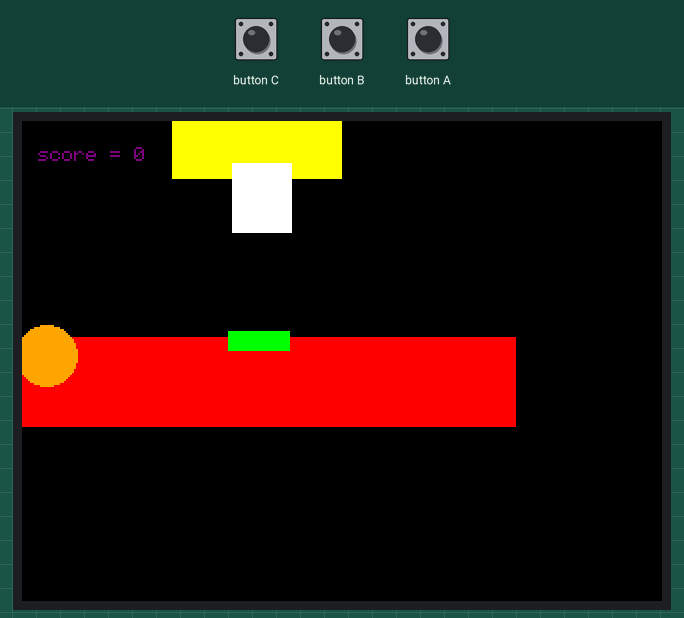
Recording of a program running on a simulated ESP32-S3. On the bench: 320×240 colour display. The inputs (shaded band) are chosen by the test bench.

Above: at 0.34 s.
At 1.3 s:
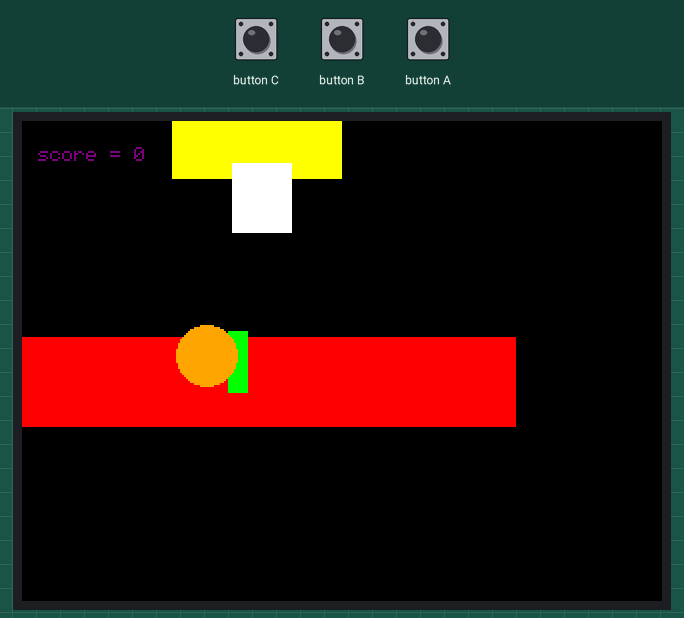
1.4 s: button C pressed for 1.55 s
At 3.41 s:
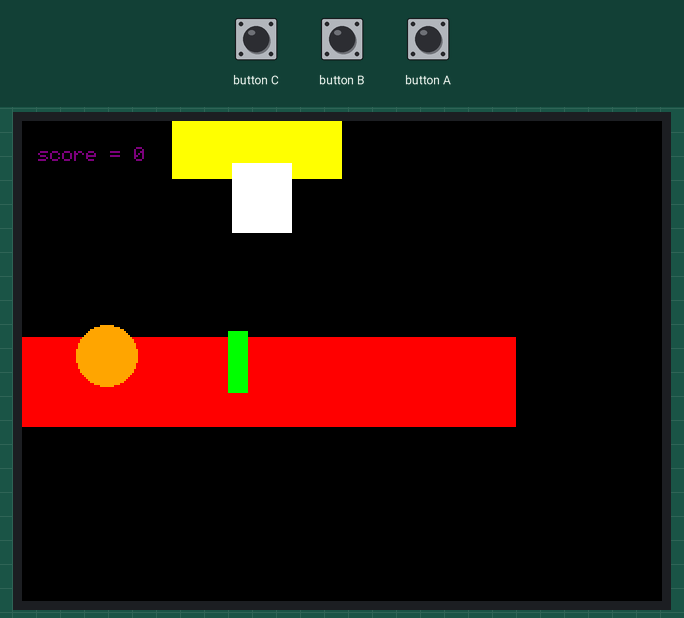
Timing chart, 0 to 4.9 s (numbered marks = the images above; inputs shaded):
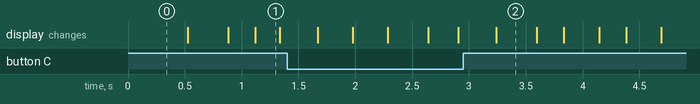

The program:

main.cpp
```cpp
#include <iostream>
#include <Arduino.h>
#include <M5Unified.h>
#include <M5Cardputer.h>
#include <chrono>
#include <thread>


M5Canvas canvas(&M5Cardputer.Display);
int x = 12;
int y = 117;
int score = 0;
bool buttonPressed = false;
// put function declarations here:
int myFunction(int, int);


void setup() {
  auto cfg = M5.config();
  M5Cardputer.begin(cfg, true);
  M5Cardputer.Display.setRotation(1);
  M5Cardputer.Display.setTextSize(1);
  M5Cardputer.Display.setTextColor(PURPLE);
  M5Cardputer.Display.setCursor(8, 13);
  M5Cardputer.Display.printf("score = %d", score);
  M5Cardputer.Display.drawRect(75, 0, 85, 29, YELLOW);
  M5Cardputer.Display.fillRect(75, 0, 85, 29, YELLOW);
  M5Cardputer.Display.drawRect(105, 21, 30, 35, WHITE);
  M5Cardputer.Display.fillRect(105, 21, 30, 35, WHITE);
  M5Cardputer.Display.drawRect(-5, 108, 252, 45, RED);
  M5Cardputer.Display.fillRect(-5, 108, 252, 45, RED);
  M5Cardputer.Display.drawRect(103, 105, 31, 10, GREEN);
  M5Cardputer.Display.fillRect(103, 105, 31, 10, GREEN);
  M5Cardputer.Display.drawCircle(12, 117, 15, BLACK);
  M5Cardputer.Display.fillCircle(12, 117, 15, ORANGE);

}


void loop() {
  // put your main code here, to run repeatedly:
  M5Cardputer.update();
  std::this_thread::sleep_for(std::chrono::milliseconds(25));
  M5Cardputer.Display.clearDisplay();
  M5Cardputer.Display.setCursor(8, 13);
  M5Cardputer.Display.printf("score = %d", score);
  M5Cardputer.Display.drawRect(75, 0, 85, 29, YELLOW);
  M5Cardputer.Display.fillRect(75, 0, 85, 29, YELLOW);
  M5Cardputer.Display.drawRect(105, 21, 30, 35, WHITE);
  M5Cardputer.Display.fillRect(105, 21, 30, 35, WHITE);
  M5Cardputer.Display.drawRect(-5, 108, 252, 45, RED);
  M5Cardputer.Display.fillRect(-5, 108, 252, 45, RED);
  M5Cardputer.Display.drawRect(103, 105, 10, 31, GREEN);
  M5Cardputer.Display.fillRect(103, 105, 10, 31, GREEN);
  M5Cardputer.Display.drawCircle(22, 117, 15, BLACK);
  M5Cardputer.Display.fillCircle(22, 117, 15, ORANGE);
  std::this_thread::sleep_for(std::chrono::milliseconds(25));
  M5Cardputer.Display.clearDisplay();
  M5Cardputer.Display.setCursor(8, 13);
  M5Cardputer.Display.printf("score = %d", score);
  M5Cardputer.Display.drawRect(75, 0, 85, 29, YELLOW);
  M5Cardputer.Display.fillRect(75, 0, 85, 29, YELLOW);
  M5Cardputer.Display.drawRect(105, 21, 30, 35, WHITE);
  M5Cardputer.Display.fillRect(105, 21, 30, 35, WHITE);
  M5Cardputer.Display.drawRect(-5, 108, 252, 45, RED);
  M5Cardputer.Display.fillRect(-5, 108, 252, 45, RED);
  M5Cardputer.Display.drawRect(103, 105, 10, 31, GREEN);
  M5Cardputer.Display.fillRect(103, 105, 10, 31, GREEN);
  M5Cardputer.Display.drawCircle(32, 117, 15, BLACK);
  M5Cardputer.Display.fillCircle(32, 117, 15, ORANGE);
  std::this_thread::sleep_for(std::chrono::milliseconds(25));
  M5Cardputer.Display.clearDisplay();
  M5Cardputer.Display.setCursor(8, 13);
  M5Cardputer.Display.printf("score = %d", score);
  M5Cardputer.Display.drawRect(75, 0, 85, 29, YELLOW);
  M5Cardputer.Display.fillRect(75, 0, 85, 29, YELLOW);
  M5Cardputer.Display.drawRect(105, 21, 30, 35, WHITE);
  M5Cardputer.Display.fillRect(105, 21, 30, 35, WHITE);
  M5Cardputer.Display.drawRect(-5, 108, 252, 45, RED);
  M5Cardputer.Display.fillRect(-5, 108, 252, 45, RED);
  M5Cardputer.Display.drawRect(103, 105, 10, 31, GREEN);
  M5Cardputer.Display.fillRect(103, 105, 10, 31, GREEN);
  M5Cardputer.Display.drawCircle(42, 117, 15, BLACK);
  M5Cardputer.Display.fillCircle(42, 117, 15, ORANGE);
  std::this_thread::sleep_for(std::chrono::milliseconds(25));
  M5Cardputer.Display.clearDisplay();
  M5Cardputer.Display.setCursor(8, 13);
  M5Cardputer.Display.printf("score = %d", score);
  M5Cardputer.Display.drawRect(75, 0, 85, 29, YELLOW);
  M5Cardputer.Display.fillRect(75, 0, 85, 29, YELLOW);
  M5Cardputer.Display.drawRect(105, 21, 30, 35, WHITE);
  M5Cardputer.Display.fillRect(105, 21, 30, 35, WHITE);
  M5Cardputer.Display.drawRect(-5, 108, 252, 45, RED);
  M5Cardputer.Display.fillRect(-5, 108, 252, 45, RED);
  M5Cardputer.Display.drawRect(103, 105, 10, 31, GREEN);
  M5Cardputer.Display.fillRect(103, 105, 10, 31, GREEN);
  M5Cardputer.Display.drawCircle(52, 117, 15, BLACK);
  M5Cardputer.Display.fillCircle(52, 117, 15, ORANGE);
  std::this_thread::sleep_for(std::chrono::milliseconds(25));
  M5Cardputer.Display.clearDisplay();
  M5Cardputer.Display.setCursor(8, 13);
  M5Cardputer.Display.printf("score = %d", score);
  M5Cardputer.Display.drawRect(75, 0, 85, 29, YELLOW);
  M5Cardputer.Display.fillRect(75, 0, 85, 29, YELLOW);
  M5Cardputer.Display.drawRect(105, 21, 30, 35, WHITE);
  M5Cardputer.Display.fillRect(105, 21, 30, 35, WHITE);
  M5Cardputer.Display.drawRect(-5, 108, 252, 45, RED);
  M5Cardputer.Display.fillRect(-5, 108, 252, 45, RED);
  M5Cardputer.Display.drawRect(103, 105, 10, 31, GREEN);
  M5Cardputer.Display.fillRect(103, 105, 10, 31, GREEN);
  M5Cardputer.Display.drawCircle(62, 117, 15, BLACK);
  M5Cardputer.Display.fillCircle(62, 117, 15, ORANGE);
  std::this_thread::sleep_for(std::chrono::milliseconds(25));
  M5Cardputer.Display.clearDisplay();
  M5Cardputer.Display.setCursor(8, 13);
  M5Cardputer.Display.printf("score = %d", score);
  M5Cardputer.Display.drawRect(75, 0, 85, 29, YELLOW);
  M5Cardputer.Display.fillRect(75, 0, 85, 29, YELLOW);
  M5Cardputer.Display.drawRect(105, 21, 30, 35, WHITE);
  M5Cardputer.Display.fillRect(105, 21, 30, 35, WHITE);
  M5Cardputer.Display.drawRect(-5, 108, 252, 45, RED);
  M5Cardputer.Display.fillRect(-5, 108, 252, 45, RED);
  M5Cardputer.Display.drawRect(103, 105, 10, 31, GREEN);
  M5Cardputer.Display.fillRect(103, 105, 10, 31, GREEN);
  M5Cardputer.Display.drawCircle(72, 117, 15, BLACK);
  M5Cardputer.Display.fillCircle(72, 117, 15, ORANGE);
  std::this_thread::sleep_for(std::chrono::milliseconds(25));
  M5Cardputer.Display.clearDisplay();
  M5Cardputer.Display.setCursor(8, 13);
  M5Cardputer.Display.printf("score = %d", score);
  M5Cardputer.Display.drawRect(75, 0, 85, 29, YELLOW);
  M5Cardputer.Display.fillRect(75, 0, 85, 29, YELLOW);
  M5Cardputer.Display.drawRect(105, 21, 30, 35, WHITE);
  M5Cardputer.Display.fillRect(105, 21, 30, 35, WHITE);
  M5Cardputer.Display.drawRect(-5, 108, 252, 45, RED);
  M5Cardputer.Display.fillRect(-5, 108, 252, 45, RED);
  M5Cardputer.Display.drawRect(103, 105, 10, 31, GREEN);
  M5Cardputer.Display.fillRect(103, 105, 10, 31, GREEN);
  M5Cardputer.Display.drawCircle(82, 117, 15, BLACK);
  M5Cardputer.Display.fillCircle(82, 117, 15, ORANGE);
  std::this_thread::sleep_for(std::chrono::milliseconds(25));
  M5Cardputer.Display.clearDisplay();
  M5Cardputer.Display.setCursor(8, 13);
  M5Cardputer.Display.printf("score = %d", score);
  M5Cardputer.Display.drawRect(75, 0, 85, 29, YELLOW);
  M5Cardputer.Display.fillRect(75, 0, 85, 29, YELLOW);
  M5Cardputer.Display.drawRect(105, 21, 30, 35, WHITE);
  M5Cardputer.Display.fillRect(105, 21, 30, 35, WHITE);
  M5Cardputer.Display.drawRect(-5, 108, 252, 45, RED);
  M5Cardputer.Display.fillRect(-5, 108, 252, 45, RED);
  M5Cardputer.Display.drawRect(103, 105, 10, 31, GREEN);
  M5Cardputer.Display.fillRect(103, 105, 10, 31, GREEN);
  M5Cardputer.Display.drawCircle(92, 117, 15, BLACK);
  M5Cardputer.Display.fillCircle(92, 117, 15, ORANGE);
  std::this_thread::sleep_for(std::chrono::milliseconds(95));
  M5Cardputer.Display.clearDisplay();
  M5Cardputer.Display.setCursor(8, 13);
  M5Cardputer.Display.printf("score = %d", score);
  M5Cardputer.Display.drawRect(75, 0, 85, 29, YELLOW);
  M5Cardputer.Display.fillRect(75, 0, 85, 29, YELLOW);
  M5Cardputer.Display.drawRect(105, 21, 30, 35, WHITE);
  M5Cardputer.Display.fillRect(105, 21, 30, 35, WHITE);
  M5Cardputer.Display.drawRect(-5, 108, 252, 45, RED);
  M5Cardputer.Display.fillRect(-5, 108, 252, 45, RED);
  M5Cardputer.Display.drawRect(103, 105, 10, 31, GREEN);
  M5Cardputer.Display.fillRect(103, 105, 10, 31, GREEN);
  M5Cardputer.Display.drawCircle(102, 117, 15, BLACK);
  M5Cardputer.Display.fillCircle(102, 117, 15, ORANGE);
  if (M5Cardputer.Keyboard.isKeyPressed(KEY_ENTER)){
      if (!buttonPressed) {
          score++;
          buttonPressed = true;
        }
    } else {
        buttonPressed = false;
    }
  std::this_thread::sleep_for(std::chrono::milliseconds(25));
  M5Cardputer.Display.clearDisplay();
  M5Cardputer.Display.setCursor(8, 13);
  M5Cardputer.Display.printf("score = %d", score);
  M5Cardputer.Display.drawRect(75, 0, 85, 29, YELLOW);
  M5Cardputer.Display.fillRect(75, 0, 85, 29, YELLOW);
  M5Cardputer.Display.drawRect(105, 21, 30, 35, WHITE);
  M5Cardputer.Display.fillRect(105, 21, 30, 35, WHITE);
  M5Cardputer.Display.drawRect(-5, 108, 252, 45, RED);
  M5Cardputer.Display.fillRect(-5, 108, 252, 45, RED);
  M5Cardputer.Display.drawRect(103, 105, 10, 31, GREEN);
  M5Cardputer.Display.fillRect(103, 105, 10, 31, GREEN);
  M5Cardputer.Display.drawCircle(112, 117, 15, BLACK);
  M5Cardputer.Display.fillCircle(112, 117, 15, ORANGE);
  std::this_thread::sleep_for(std::chrono::milliseconds(25));
  M5Cardputer.Display.clearDisplay();
  M5Cardputer.Display.setCursor(8, 13);
  M5Cardputer.Display.printf("score = %d", score);
  M5Cardputer.Display.drawRect(75, 0, 85, 29, YELLOW);
  M5Cardputer.Display.fillRect(75, 0, 85, 29, YELLOW);
  M5Cardputer.Display.drawRect(105, 21, 30, 35, WHITE);
  M5Cardputer.Display.fillRect(105, 21, 30, 35, WHITE);
  M5Cardputer.Display.drawRect(-5, 108, 252, 45, RED);
  M5Cardputer.Display.fillRect(-5, 108, 252, 45, RED);
  M5Cardputer.Display.drawRect(103, 105, 10, 31, GREEN);
  M5Cardputer.Display.fillRect(103, 105, 10, 31, GREEN);
  M5Cardputer.Display.drawCircle(122, 117, 15, BLACK);
  M5Cardputer.Display.fillCircle(122, 117, 15, ORANGE);
  std::this_thread::sleep_for(std::chrono::milliseconds(25));
  M5Cardputer.Display.clearDisplay();
  M5Cardputer.Display.setCursor(8, 13);
  M5Cardputer.Display.printf("score = %d", score);
  M5Cardputer.Display.drawRect(75, 0, 85, 29, YELLOW);
  M5Cardputer.Display.fillRect(75, 0, 85, 29, YELLOW);
  M5Cardputer.Display.drawRect(105, 21, 30, 35, WHITE);
  M5Cardputer.Display.fillRect(105, 21, 30, 35, WHITE);
  M5Cardputer.Display.drawRect(-5, 108, 252, 45, RED);
  M5Cardputer.Display.fillRect(-5, 108, 252, 45, RED);
  M5Cardputer.Display.drawRect(103, 105, 10, 31, GREEN);
  M5Cardputer.Display.fillRect(103, 105, 10, 31, GREEN);
  M5Cardputer.Display.drawCircle(132, 117, 15, BLACK);
  M5Cardputer.Display.fillCircle(132, 117, 15, ORANGE);
  std::this_thread::sleep_for(std::chrono::milliseconds(95));
  M5Cardputer.Display.clearDisplay();
  M5Cardputer.Display.setCursor(8, 13);
  M5Cardputer.Display.printf("score = %d", score);
  M5Cardputer.Display.drawRect(75, 0, 85, 29, YELLOW);
  M5Cardputer.Display.fillRect(75, 0, 85, 29, YELLOW);
  M5Cardputer.Display.drawRect(105, 21, 30, 35, WHITE);
  M5Cardputer.Display.fillRect(105, 21, 30, 35, WHITE);
  M5Cardputer.Display.drawRect(-5, 108, 252, 45, RED);
  M5Cardputer.Display.fillRect(-5, 108, 252, 45, RED);
  M5Cardputer.Display.drawRect(103, 105, 10, 31, GREEN);
  M5Cardputer.Display.fillRect(103, 105, 10, 31, GREEN);
  M5Cardputer.Display.drawCircle(142, 117, 15, BLACK);
  M5Cardputer.Display.fillCircle(142, 117, 15, ORANGE);
  std::this_thread::sleep_for(std::chrono::milliseconds(25));
  M5Cardputer.Display.clearDisplay();
  M5Cardputer.Display.setCursor(8, 13);
  M5Cardputer.Display.printf("score = %d", score);
  M5Cardputer.Display.drawRect(75, 0, 85, 29, YELLOW);
  M5Cardputer.Display.fillRect(75, 0, 85, 29, YELLOW);
  M5Cardputer.Display.drawRect(105, 21, 30, 35, WHITE);
  M5Cardputer.Display.fillRect(105, 21, 30, 35, WHITE);
  M5Cardputer.Display.drawRect(-5, 108, 252, 45, RED);
  M5Cardputer.Display.fillRect(-5, 108, 252, 45, RED);
  M5Cardputer.Display.drawRect(103, 105, 10, 31, GREEN);
  M5Cardputer.Display.fillRect(103, 105, 10, 31, GREEN);
  M5Cardputer.Display.drawCircle(152, 117, 15, BLACK);
  M5Cardputer.Display.fillCircle(152, 117, 15, ORANGE);
  std::this_thread::sleep_for(std::chrono::milliseconds(95));
  M5Cardputer.Display.clearDisplay();
  M5Cardputer.Display.setCursor(8, 13);
  M5Cardputer.Display.printf("score = %d", score);
  M5Cardputer.Display.drawRect(75, 0, 85, 29, YELLOW);
  M5Cardputer.Display.fillRect(75, 0, 85, 29, YELLOW);
  M5Cardputer.Display.drawRect(105, 21, 30, 35, WHITE);
  M5Cardputer.Display.fillRect(105, 21, 30, 35, WHITE);
  M5Cardputer.Display.drawRect(-5, 108, 252, 45, RED);
  M5Cardputer.Display.fillRect(-5, 108, 252, 45, RED);
  M5Cardputer.Display.drawRect(103, 105, 10, 31, GREEN);
  M5Cardputer.Display.fillRect(103, 105, 10, 31, GREEN);
  M5Cardputer.Display.drawCircle(162, 117, 15, BLACK);
  M5Cardputer.Display.fillCircle(162, 117, 15, ORANGE);
  std::this_thread::sleep_for(std::chrono::milliseconds(25));
  M5Cardputer.Display.clearDisplay();
  M5Cardputer.Display.setCursor(8, 13);
  M5Cardputer.Display.printf("score = %d", score);
  M5Cardputer.Display.drawRect(75, 0, 85, 29, YELLOW);
  M5Cardputer.Display.fillRect(75, 0, 85, 29, YELLOW);
  M5Cardputer.Display.drawRect(105, 21, 30, 35, WHITE);
  M5Cardputer.Display.fillRect(105, 21, 30, 35, WHITE);
  M5Cardputer.Display.drawRect(-5, 108, 252, 45, RED);
  M5Cardputer.Display.fillRect(-5, 108, 252, 45, RED);
  M5Cardputer.Display.drawRect(103, 105, 10, 31, GREEN);
  M5Cardputer.Display.fillRect(103, 105, 10, 31, GREEN);
  M5Cardputer.Display.drawCircle(172, 117, 15, BLACK);
  M5Cardputer.Display.fillCircle(172, 117, 15, ORANGE);
  std::this_thread::sleep_for(std::chrono::milliseconds(25));
  M5Cardputer.Display.clearDisplay();
  M5Cardputer.Display.setCursor(8, 13);
  M5Cardputer.Display.printf("score = %d", score);
  M5Cardputer.Display.drawRect(75, 0, 85, 29, YELLOW);
  M5Cardputer.Display.fillRect(75, 0, 85, 29, YELLOW);
  M5Cardputer.Display.drawRect(105, 21, 30, 35, WHITE);
  M5Cardputer.Display.fillRect(105, 21, 30, 35, WHITE);
  M5Cardputer.Display.drawRect(-5, 108, 252, 45, RED);
  M5Cardputer.Display.fillRect(-5, 108, 252, 45, RED);
  M5Cardputer.Display.drawRect(103, 105, 10, 31, GREEN);
  M5Cardputer.Display.fillRect(103, 105, 10, 31, GREEN);
  M5Cardputer.Display.drawCircle(182, 117, 15, BLACK);
  M5Cardputer.Display.fillCircle(182, 117, 15, ORANGE);
  std::this_thread::sleep_for(std::chrono::milliseconds(25));
  M5Cardputer.Display.clearDisplay();
  M5Cardputer.Display.setCursor(8, 13);
  M5Cardputer.Display.printf("score = %d", score);
  M5Cardputer.Display.drawRect(75, 0, 85, 29, YELLOW);
  M5Cardputer.Display.fillRect(75, 0, 85, 29, YELLOW);
  M5Cardputer.Display.drawRect(105, 21, 30, 35, WHITE);
  M5Cardputer.Display.fillRect(105, 21, 30, 35, WHITE);
  M5Cardputer.Display.drawRect(-5, 108, 252, 45, RED);
  M5Cardputer.Display.fillRect(-5, 108, 252, 45, RED);
  M5Cardputer.Display.drawRect(103, 105, 10, 31, GREEN);
  M5Cardputer.Display.fillRect(103, 105, 10, 31, GREEN);
  M5Cardputer.Display.drawCircle(192, 117, 15, BLACK);
  M5Cardputer.Display.fillCircle(192, 117, 15, ORANGE);
  std::this_thread::sleep_for(std::chrono::milliseconds(25));
  M5Cardputer.Display.clearDisplay();
  M5Cardputer.Display.setCursor(8, 13);
  M5Cardputer.Display.printf("score = %d", score);
  M5Cardputer.Display.drawRect(75, 0, 85, 29, YELLOW);
  M5Cardputer.Display.fillRect(75, 0, 85, 29, YELLOW);
  M5Cardputer.Display.drawRect(105, 21, 30, 35, WHITE);
  M5Cardputer.Display.fillRect(105, 21, 30, 35, WHITE);
  M5Cardputer.Display.drawRect(-5, 108, 252, 45, RED);
  M5Cardputer.Display.fillRect(-5, 108, 252, 45, RED);
  M5Cardputer.Display.drawRect(103, 105, 10, 31, GREEN);
  M5Cardputer.Display.fillRect(103, 105, 10, 31, GREEN);
  M5Cardputer.Display.drawCircle(202, 117, 15, BLACK);
  M5Cardputer.Display.fillCircle(202, 117, 15, ORANGE);
  std::this_thread::sleep_for(std::chrono::milliseconds(25));
  M5Cardputer.Display.clearDisplay();
  M5Cardputer.Display.setCursor(8, 13);
  M5Cardputer.Display.printf("score = %d", score);
  M5Cardputer.Display.drawRect(75, 0, 85, 29, YELLOW);
  M5Cardputer.Display.fillRect(75, 0, 85, 29, YELLOW);
  M5Cardputer.Display.drawRect(105, 21, 30, 35, WHITE);
  M5Cardputer.Display.fillRect(105, 21, 30, 35, WHITE);
  M5Cardputer.Display.drawRect(-5, 108, 252, 45, RED);
  M5Cardputer.Display.fillRect(-5, 108, 252, 45, RED);
  M5Cardputer.Display.drawRect(103, 105, 10, 31, GREEN);
  M5Cardputer.Display.fillRect(103, 105, 10, 31, GREEN);
  M5Cardputer.Display.drawCircle(212, 117, 15, BLACK);
  M5Cardputer.Display.fillCircle(212, 117, 15, ORANGE);
  std::this_thread::sleep_for(std::chrono::milliseconds(25));
  M5Cardputer.Display.clearDisplay();
  M5Cardputer.Display.setCursor(8, 13);
  M5Cardputer.Display.printf("score = %d", score);
  M5Cardputer.Display.drawRect(75, 0, 85, 29, YELLOW);
  M5Cardputer.Display.fillRect(75, 0, 85, 29, YELLOW);
  M5Cardputer.Display.drawRect(105, 21, 30, 35, WHITE);
  M5Cardputer.Display.fillRect(105, 21, 30, 35, WHITE);
  M5Cardputer.Display.drawRect(-5, 108, 252, 45, RED);
  M5Cardputer.Display.fillRect(-5, 108, 252, 45, RED);
  M5Cardputer.Display.drawRect(103, 105, 10, 31, GREEN);
  M5Cardputer.Display.fillRect(103, 105, 10, 31, GREEN);
  M5Cardputer.Display.drawCircle(222, 117, 15, BLACK);
  M5Cardputer.Display.fillCircle(222, 117, 15, ORANGE);


}

// put function definitions here:
int myFunction(int x, int y) {
  return x + y;
}
```
